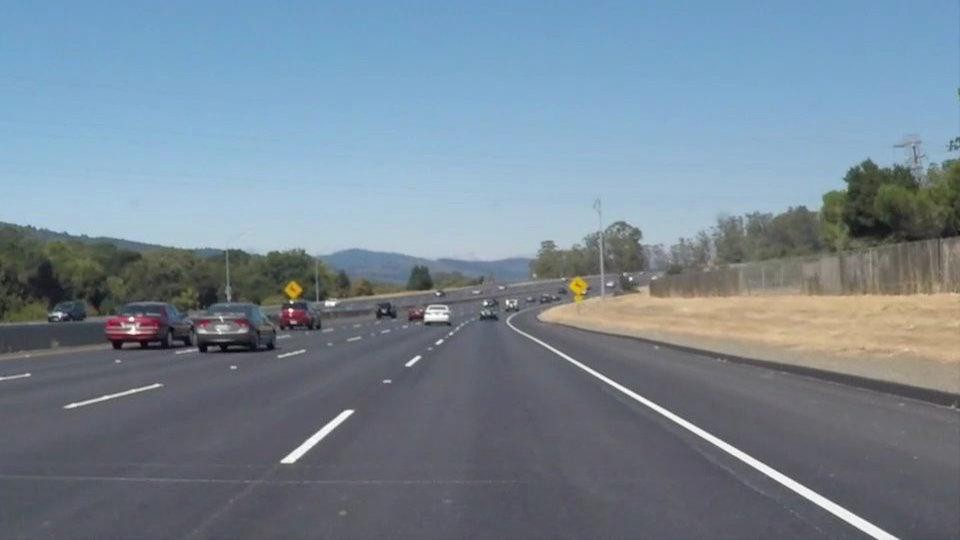
#> input picture images/lane_sample_1.jpeg, 960 x 540 px
$ python -i project_utils.py   (imports and definitions only)
#> lines starting #> are read from the running program, lines starting #| are printed output that depends on the picture; after the words box and inside, x2 and y2 are one past the last pixel; in counts of white or black regions, pixels touching at a corner belong together
from skimage import draw
import numpy as np
import matplotlib.pyplot as plt
import os
import re
import cv2
import math
import settings


# [21 lines left out: function region_of_interest, not called in this run]

def get_canny_image(image):
    '''
    Returns canny outline of image
    image: np array of image to be modified
    '''

    # convert the image color to grayscale
    gray_image = cv2.cvtColor(image, cv2.COLOR_RGB2GRAY)
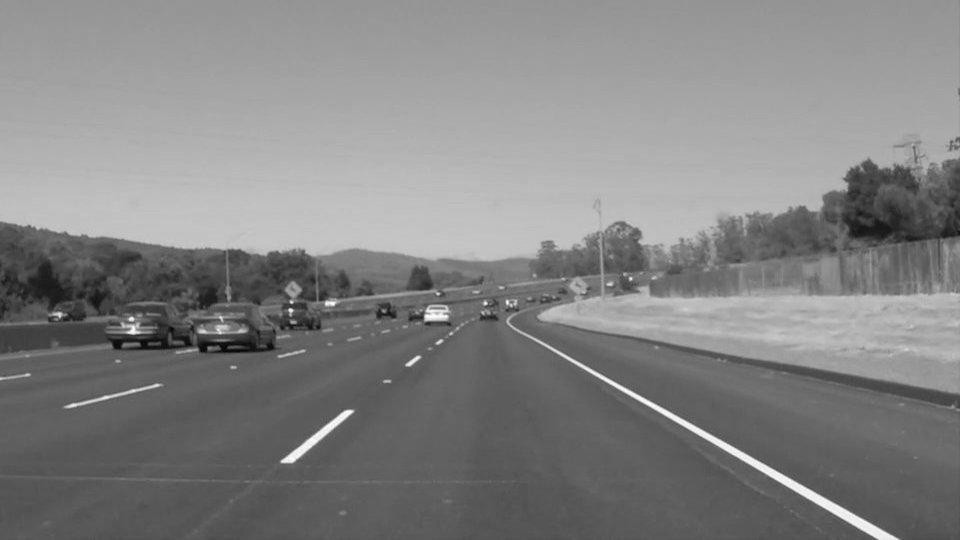
#> gray_image: shape (540, 960); min 1, max 255, mean 131.3

    # blur and convert to canny image
    blur = cv2.GaussianBlur(gray_image, (5, 5), cv2.BORDER_DEFAULT)
    canny = cv2.Canny(blur, 50, 150)
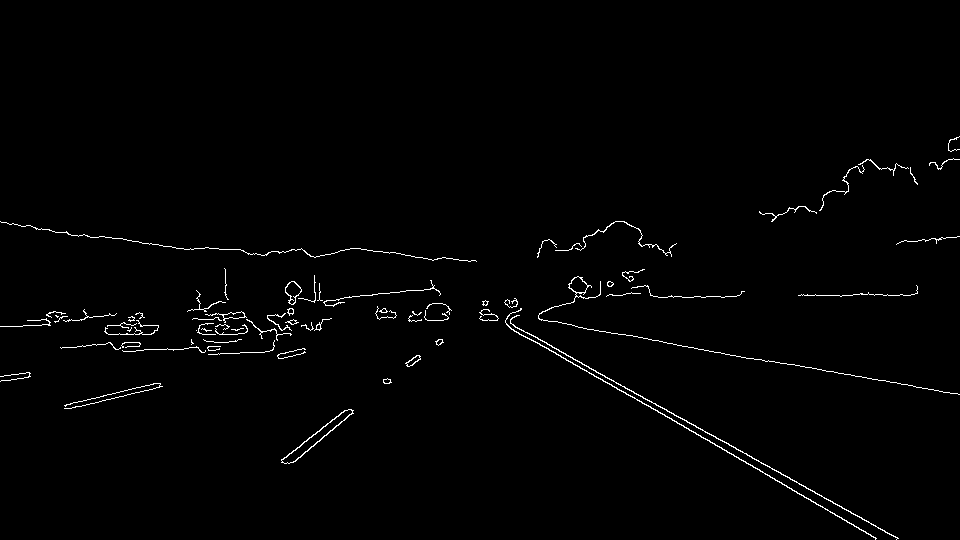
#> canny: shape (540, 960); 1.2% white in thin lines or dots, all inside (x1, y1, x2, y2) = (0, 136, 960, 540)

    # re-merge image back into 3 channels
    im_final = np.zeros_like(image)
    im_final[:,:,0] = canny
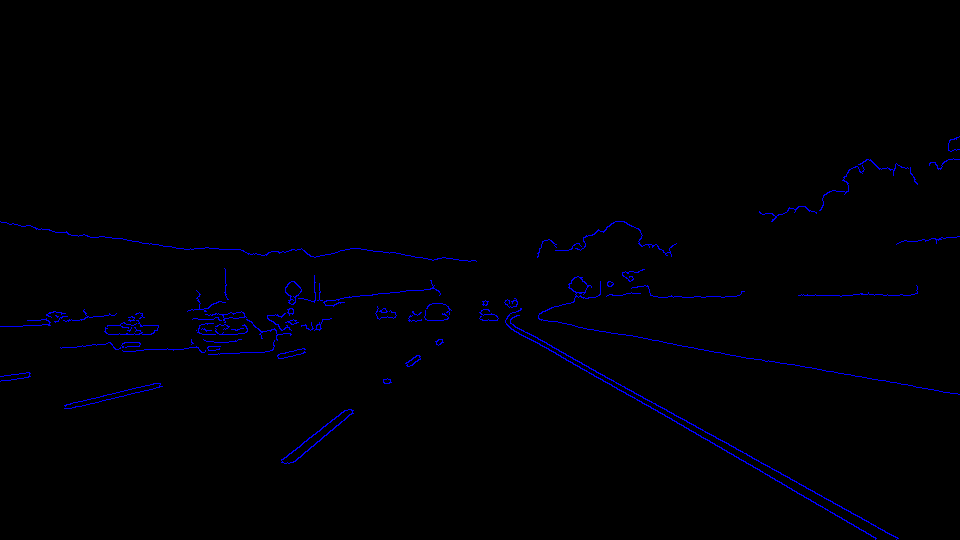
#> im_final: shape (540, 960, 3); mean of channels 0, 1, 2 3, 0, 0; drawn as B, G, R
    im_final[:,:,1] = canny
    im_final[:,:,2] = canny
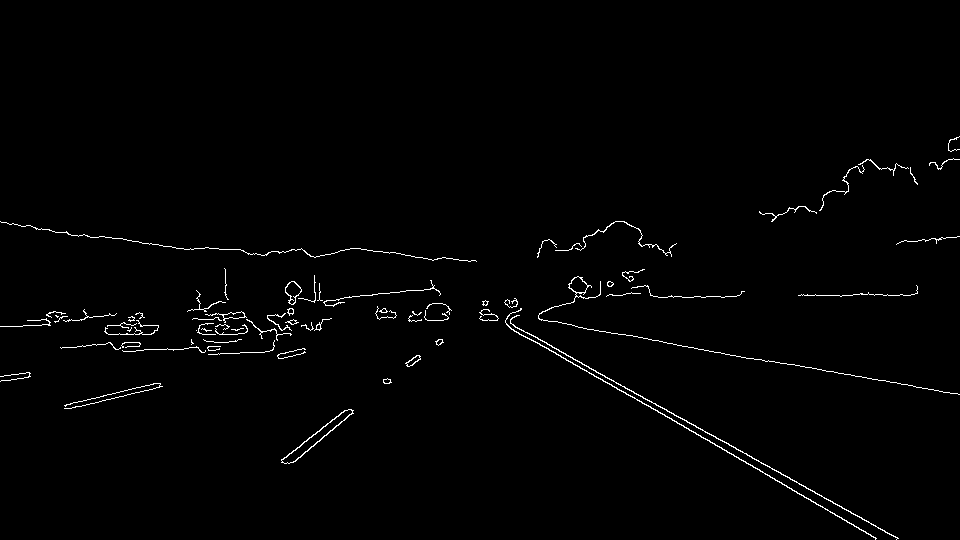
#> im_final: shape (540, 960, 3); 1.2% white in thin lines or dots, all inside (x1, y1, x2, y2) = (0, 136, 960, 540)

    return canny

# [307 lines left out: functions create_coordinates, average_slope_intercept, display_lines, getDist, not called in this run]

>>> import cv2
>>> picture = cv2.cvtColor(cv2.imread('images/lane_sample_1.jpeg'), cv2.COLOR_BGR2RGB)
>>> result = get_canny_image(picture)

$ run again, on images/lane_sample_2.jpeg
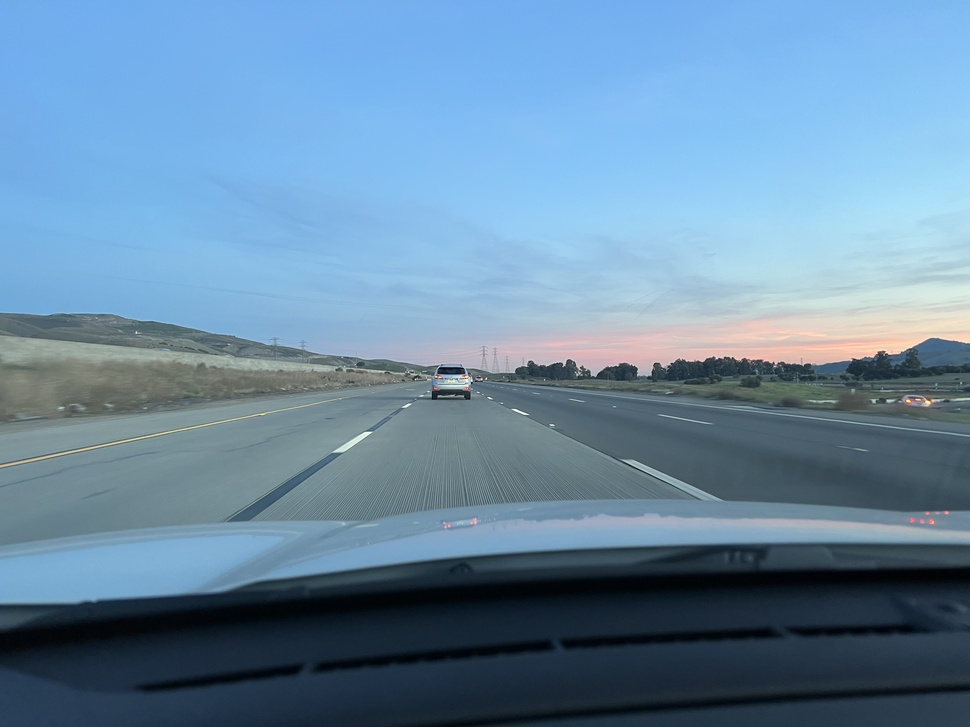
#> input picture images/lane_sample_2.jpeg, 970 x 727 px, shrunk from 4032 x 3024 before the run
#> in get_canny_image, `canny = cv2.Canny(blur, 50, 150)`:
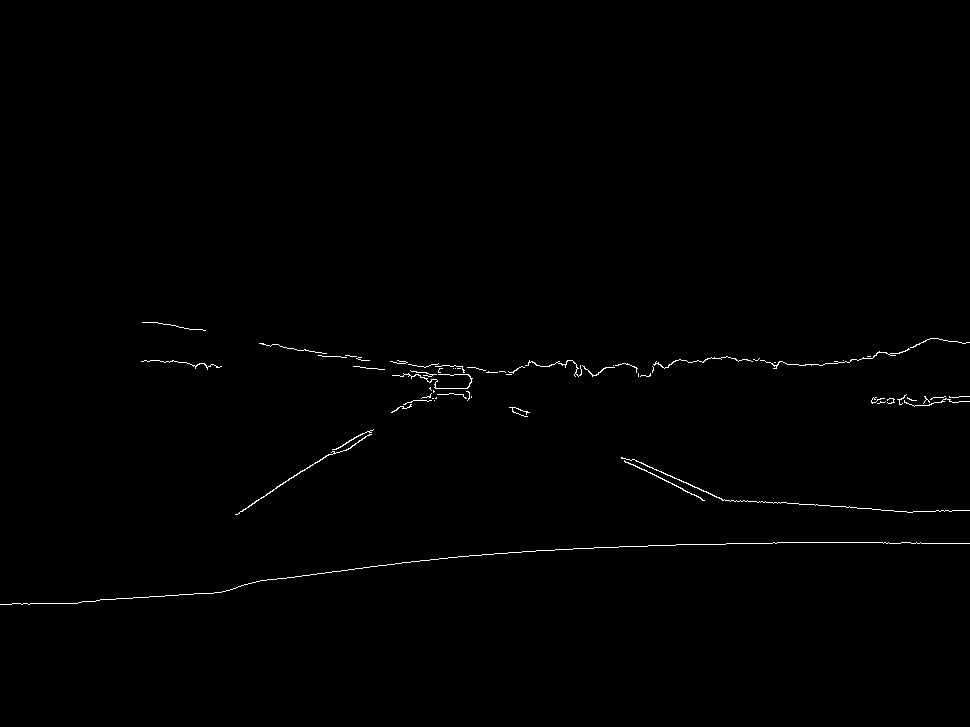
#> canny: shape (727, 970); 0.49% white in thin lines or dots, all inside (x1, y1, x2, y2) = (0, 322, 970, 605)
#> in get_canny_image, `im_final[:,:,2] = canny`:
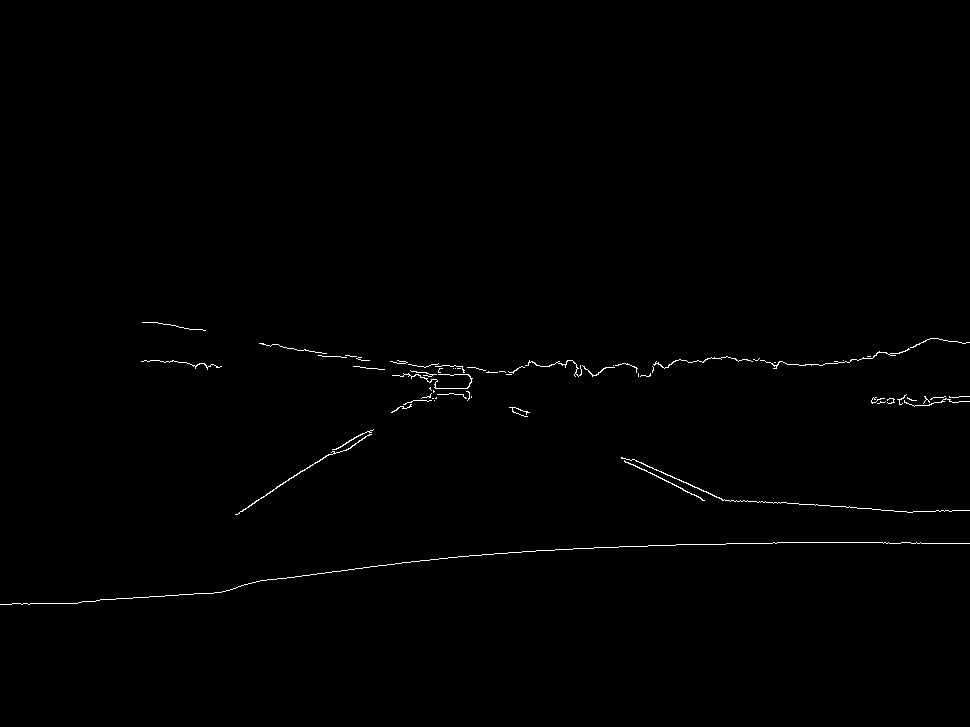
#> im_final: shape (727, 970, 3); 0.49% white in thin lines or dots, all inside (x1, y1, x2, y2) = (0, 322, 970, 605)

$ run again, on images/lane_sample_3.jpeg
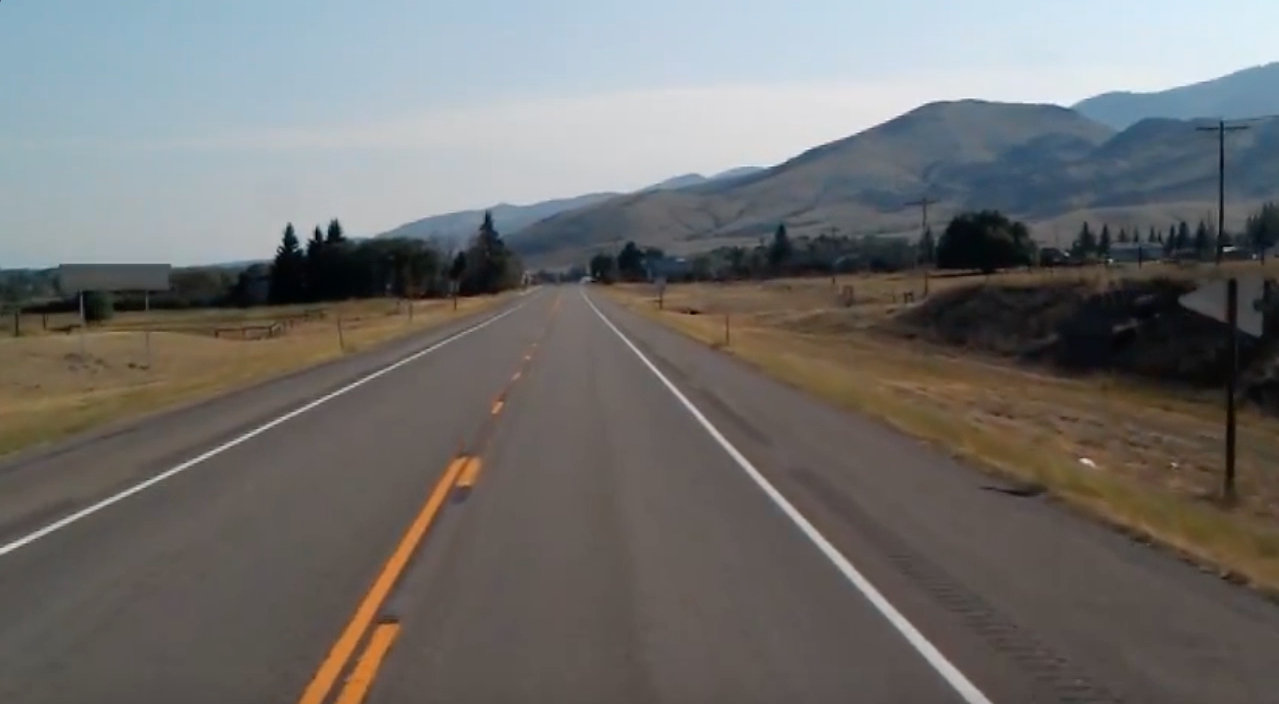
#> input picture images/lane_sample_3.jpeg, 1279 x 704 px
#> in get_canny_image, `canny = cv2.Canny(blur, 50, 150)`:
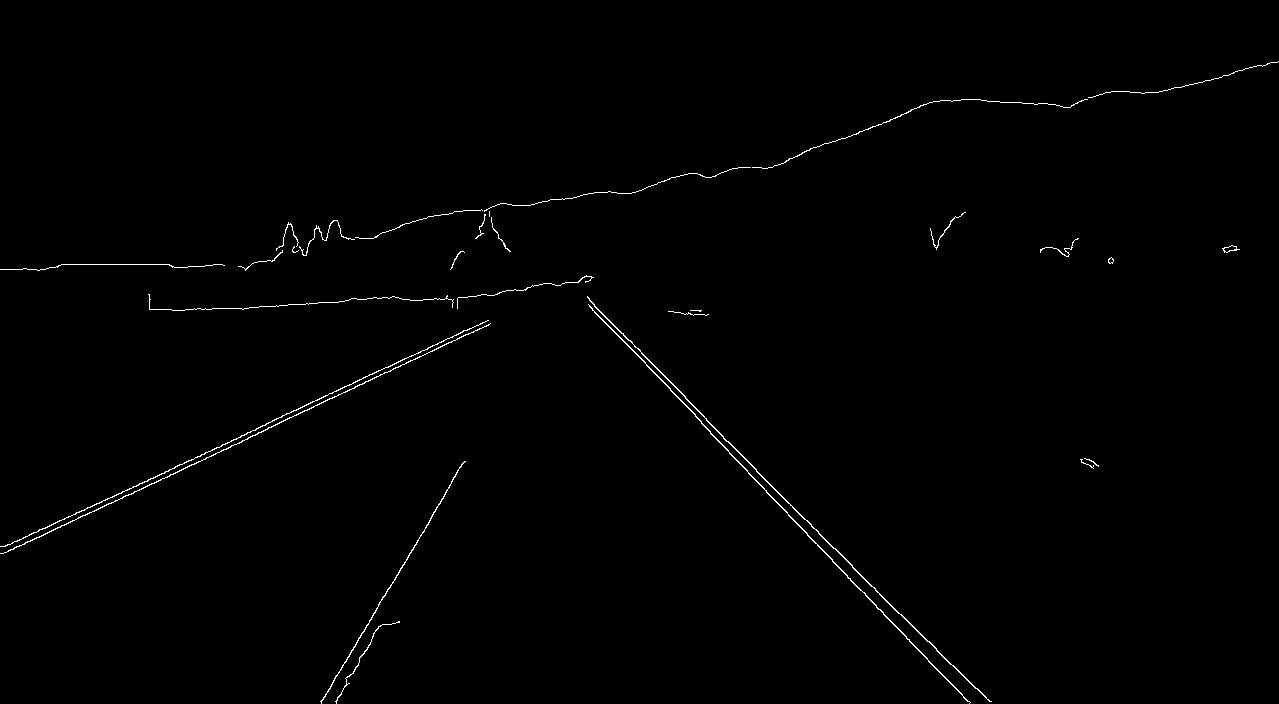
#> canny: shape (704, 1279); 0.65% white in thin lines or dots
#> in get_canny_image, `im_final[:,:,2] = canny`:
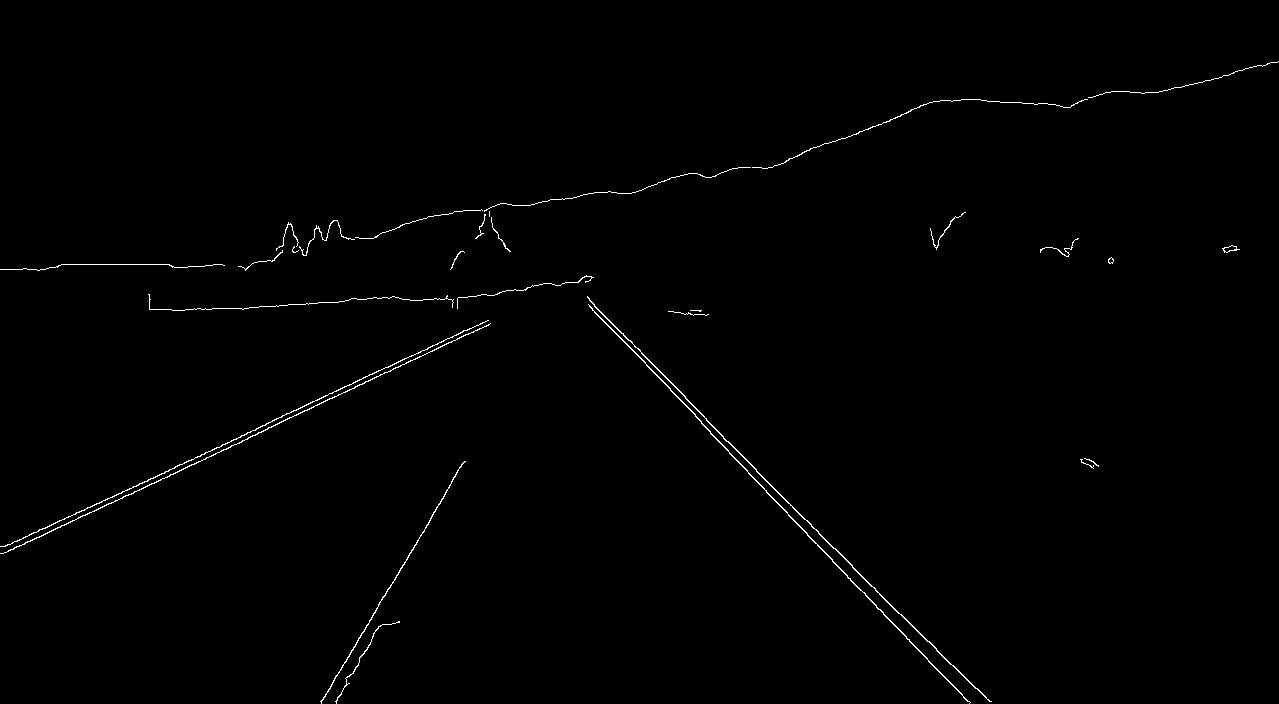
#> im_final: shape (704, 1279, 3); 0.65% white in thin lines or dots
